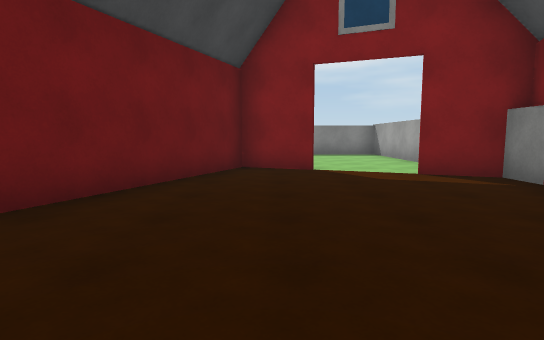
[1] (above)

21 first-person views from a walk through a 3-D level made in the Unity game engine. The camera is 1.3 m above the floor, tilts 6° down and sees 80° across. Doors are open. The floor is counted in squares, 2 m on a side. Each view is taken from the middle of a square. On the plan, view 1 faces up. The plan holds only what a view shows up to about 10 squares ahead; the rest is blank. The place goes on beyond the plan. The player is left out. Surface patterns are stand-ins for the level's own textures.

[2]
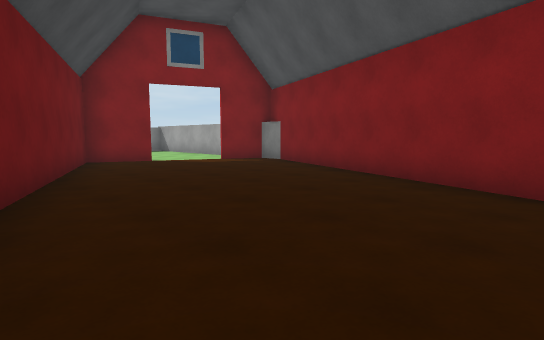

[3]
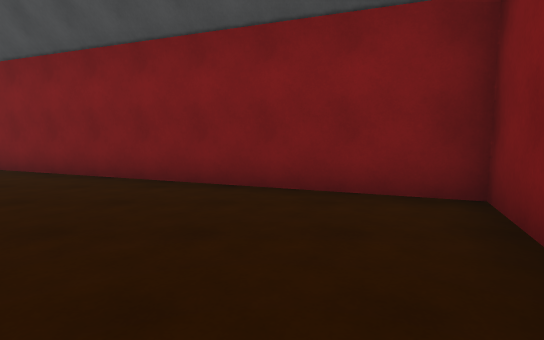

[4]
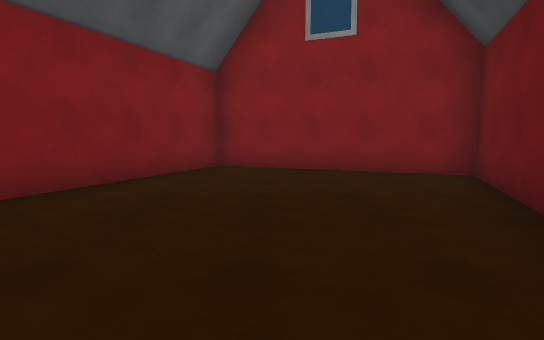

[5]
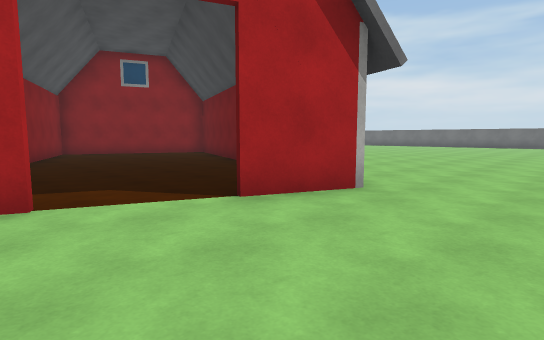

[6]
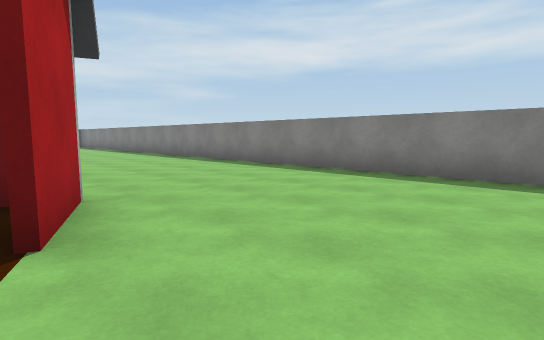

[7]
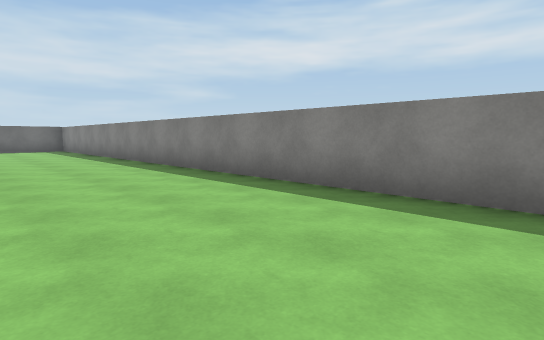

[8]
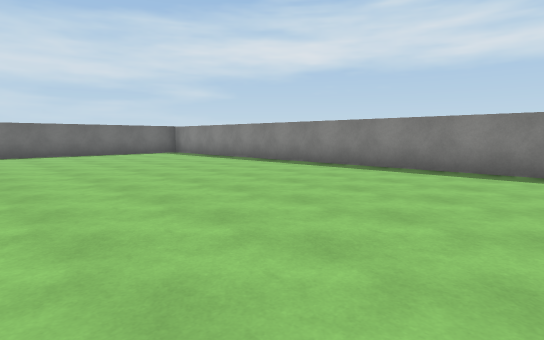

[9]
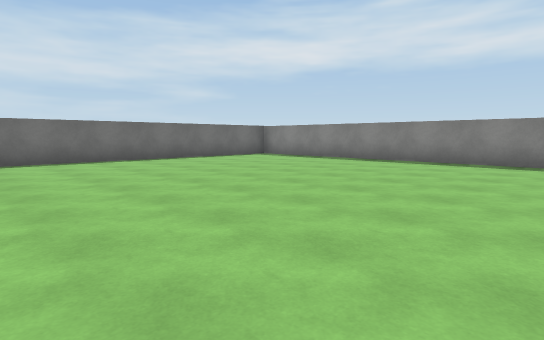

[10]
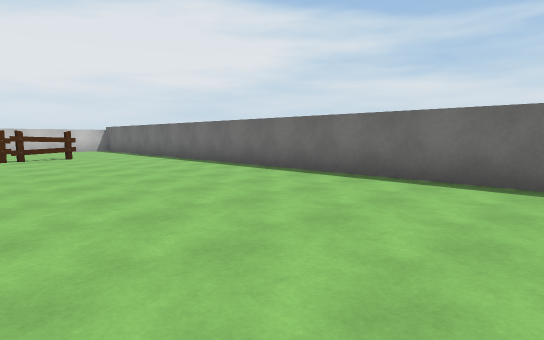

[11]
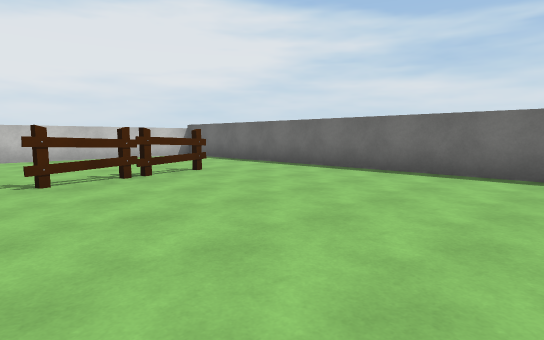

[12]
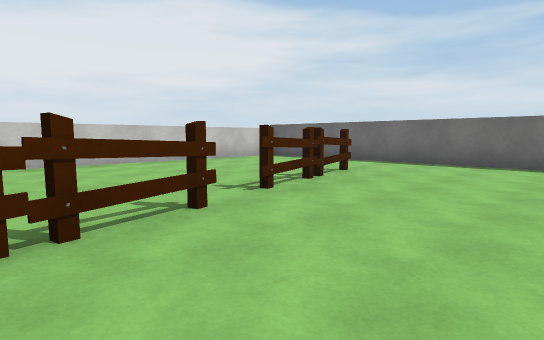

[13]
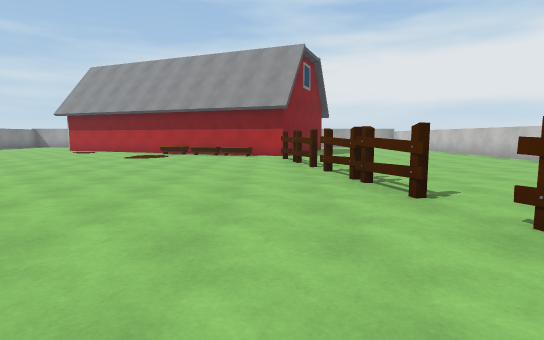

[14]
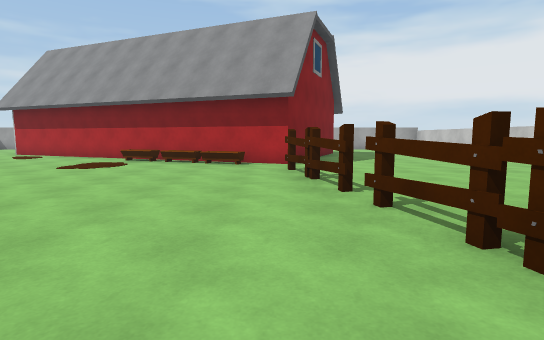

[15]
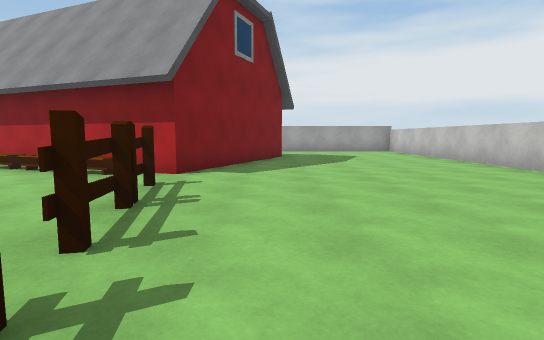

[16]
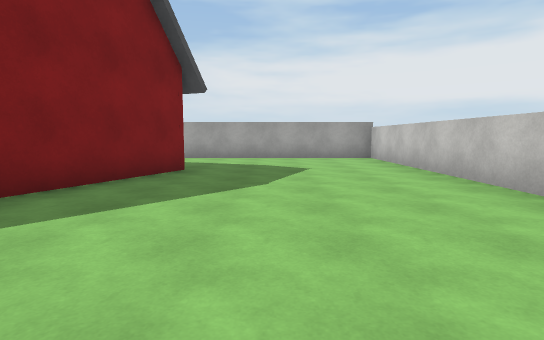

[17]
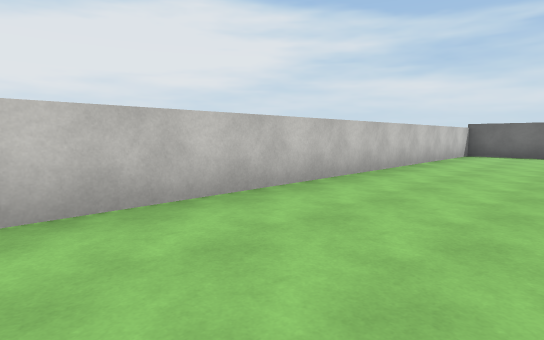

[18]
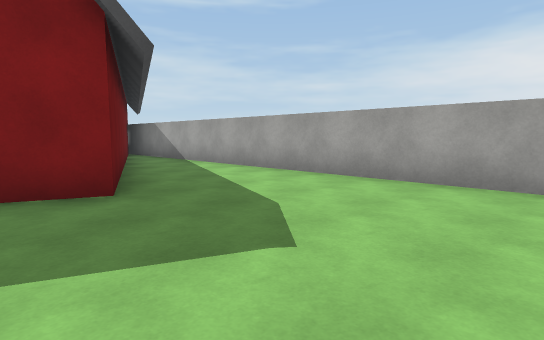

[19]
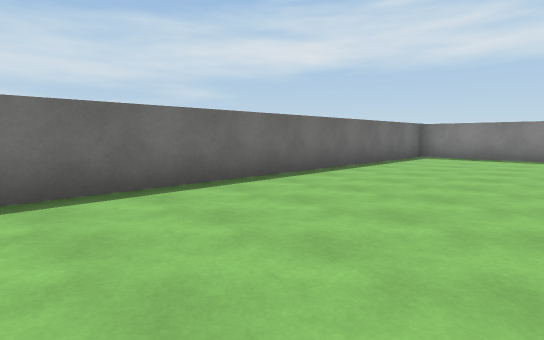

[20]
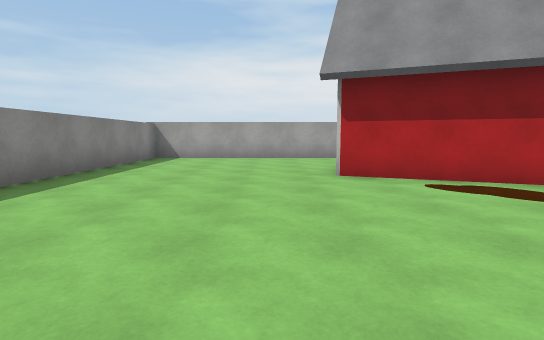

[21]
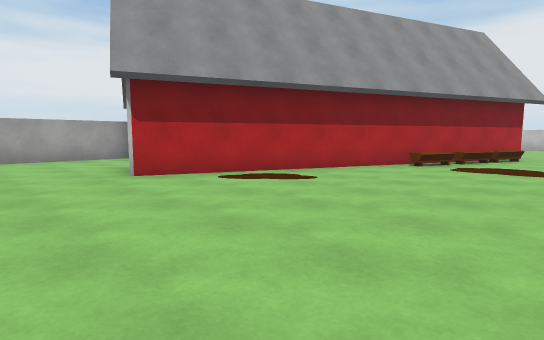

### Floor plan
Points are (right, up) in squares from view 1. A wall is a line through its corners. A room is listed if a view was taken in it or the views show most of it. See-through windows are left out.
Room 1 (views 1, 2, 3, 4)
walls: (0.8, 6.2) (-0.6, 6.8) (-4.3, -2.3) (0.2, -4.1) (3.6, 4.3) (3.6, 5) (2.4, 5.5)
ways out: open door at (1.5, 5.5) to room 2
Room 2 (views 5, 6, 7, 8, 9, 10, 11, 12, 13, 14, 15, 16, 17, 18, 19, 20, 21)
walls: (2.9, 2.2) (0.3, -4.3) (-4.5, -2.4) (-0.7, 6.9) (0.8, 6.3); (3.6, 5.2) (3.6, 11.5) (-17.9, 11.5) (-17.9, -8.4); (-17.4, -8.9) (3.6, -8.9) (3.6, 1.6)
ways out: open door at (1.5, 5.5) to room 1
objects: fence (-15, -4); fence (-14, -4) to (-13, -4); fence (-11, -3); fence (-10, -3) to (-9, -3); fence (-8, -3) to (-7, -3); fence (-6, -2); other object (-5, -1); other object (-4, 0); other object (-3, 2)

Positions as (right, up) in squares from view 1, and headings:
1: (0, 0), facing up
2: (-3, -2), facing up-right
3: (-3, -2), facing right
4: (-1, 3), facing down
5: (3, 9), facing down-left
6: (3, 6), facing up-left
7: (-2, 8), facing up-left
8: (-6, 5), facing up-left
9: (-9, 3), facing up-left
10: (-13, 6), facing down-left
11: (-12, 1), facing down-left
12: (-10, -1), facing down-left
13: (-15, -2), facing right
14: (-12, -2), facing right
15: (-10, -4), facing right
16: (-6, -6), facing right
17: (-6, -6), facing down-left
18: (-1, -8), facing up-right
19: (-14, 1), facing up-left
20: (-6, 8), facing right
21: (-6, 9), facing down-right
